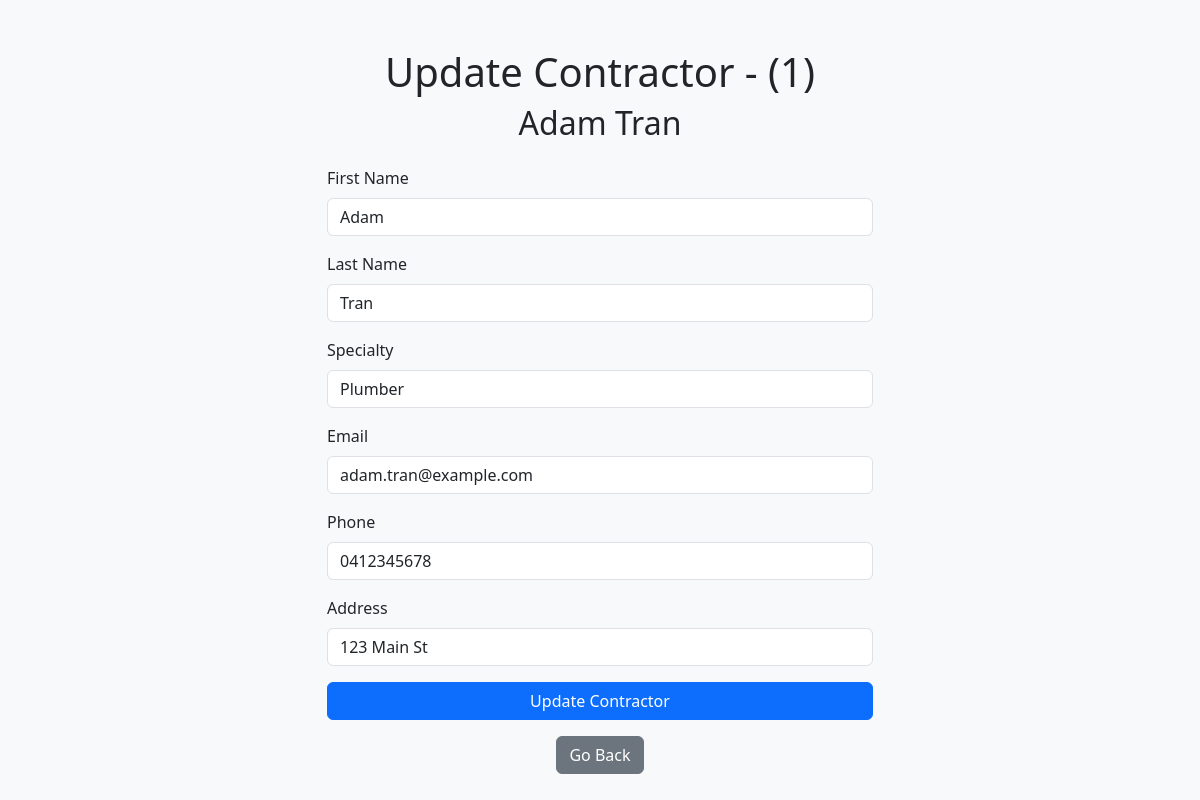
Screenshot of /update_contractor.php?contractor_id=1 (signed in) with the database file from the repository.
### tables this page shows
CREATE TABLE `contractor` (
  `contractor_id` int(11) NOT NULL,
  `firstName` varchar(50) NOT NULL,
  `lastName` varchar(50) DEFAULT NULL,
  `specialty` varchar(50) NOT NULL,
  `email` varchar(50) NOT NULL,
  `phone` varchar(10) NOT NULL,
  `address` varchar(200) NOT NULL,
  `profile_picture` varchar(256) DEFAULT NULL
);

### update_contractor.php (the view, shortened to what this page needs)
<?php
require_once("connection.php");
if ($_SERVER['REQUEST_METHOD'] == 'POST') {
    $query = "UPDATE `contractor` SET
              `firstName` = :firstName,
              `lastName` = :lastName,
              `specialty` = :specialty,
              `email` = :email,
              `phone` = :phone,
              `address` = :address
              WHERE `contractor_id` = :contractor_id";
    $stmt = $dbh->prepare($query);
    try {
        $stmt->execute([
            'contractor_id' => $_GET['contractor_id'],
            'firstName' => $_POST['firstName'],
            'lastName' => $_POST['lastName'],
            'specialty' => $_POST['specialty'],
            'email' => $_POST['email'],
            'phone' => $_POST['phone'],
            'address' => $_POST['address']
        ]);
        header('Location: dashboard_contractor.php');
        exit;
    } catch (PDOException $e) {
        echo "Error: " . $e->getMessage();
    }
} else {
    $stmt = $dbh->prepare("SELECT * FROM `contractor` WHERE `contractor_id` = :contractor_id");
    $stmt->execute(['contractor_id' => $_GET['contractor_id']]);
    if ($stmt->rowCount() == 1 && $row = $stmt->fetchObject()) {
        ?>
        <!doctype html>
        <html lang="en">
        <head>
            <link href="https://cdn.jsdelivr.net/npm/bootstrap@5.3.3/dist/css/bootstrap.min.css" rel="stylesheet">
        </head>
        <body class="bg-body-tertiary">
        <div class="container">
            <div class="row justify-content-center">
                <div class="col-md-6">
                    <div class="text-center mt-5">
                        <h1>Update Contractor - (<?= htmlspecialchars($row->contractor_id) ?>)</h1>
                        <h2><?= htmlspecialchars($row->firstName) ?> <?= htmlspecialchars($row->lastName) ?></h2>
                    </div>
                    <form method="post" class="mt-4">
                        <div class="mb-3">
                            <label for="firstName" class="form-label">First Name</label>
                            <input type="text" class="form-control" id="firstName" name="firstName" value="<?= htmlspecialchars($row->firstName) ?>" required>
                        </div>
                        <div class="mb-3">
                            <label for="lastName" class="form-label">Last Name</label>
                            <input type="text" class="form-control" id="lastName" name="lastName" value="<?= htmlspecialchars($row->lastName) ?>" required>
                        </div>
                        <div class="mb-3">
                            <label for="specialty" class="form-label">Specialty</label>
                            <input type="text" class="form-control" id="specialty" name="specialty" value="<?= htmlspecialchars($row->specialty) ?>" required>
                        </div>
                        <div class="mb-3">
                            <label for="email" class="form-label">Email</label>
                            <input type="email" class="form-control" id="email" name="email" value="<?= htmlspecialchars($row->email) ?>" required>
                        </div>
                        <div class="mb-3">
                            <label for="phone" class="form-label">Phone</label>
                            <input type="text" id="phone" class="form-control" maxlength="10" pattern="0[1-9][0-9]{8}" name="phone" value="<?= htmlspecialchars($row->phone) ?>" required>
                        </div>
                        <div class="mb-3">
                            <label for="address" class="form-label">Address</label>
                            <input type="text" class="form-control" id="address" name="address" value="<?= htmlspecialchars($row->address) ?>" required>
                        </div>
                        <div class="d-grid">
                            <button type="submit" class="btn btn-primary">Update Contractor</button>
                        </div>
                    </form>
                    <div class="text-center mt-3">
                        <a href="dashboard_contractor.php" class="btn btn-secondary">Go Back</a>
                    </div>
                </div>
            </div>
        </div>
        </body>
        </html>
        <?php
    } else {
        header('Location: dashboard_contractor.php');
        exit;
    }
}
?>

### rows the page displays
contractor: contractor_id "1", firstName "Adam", lastName "Tran", specialty "Plumber", email "adam.tran@example.com", phone "0412345678", address "123 Main St"
